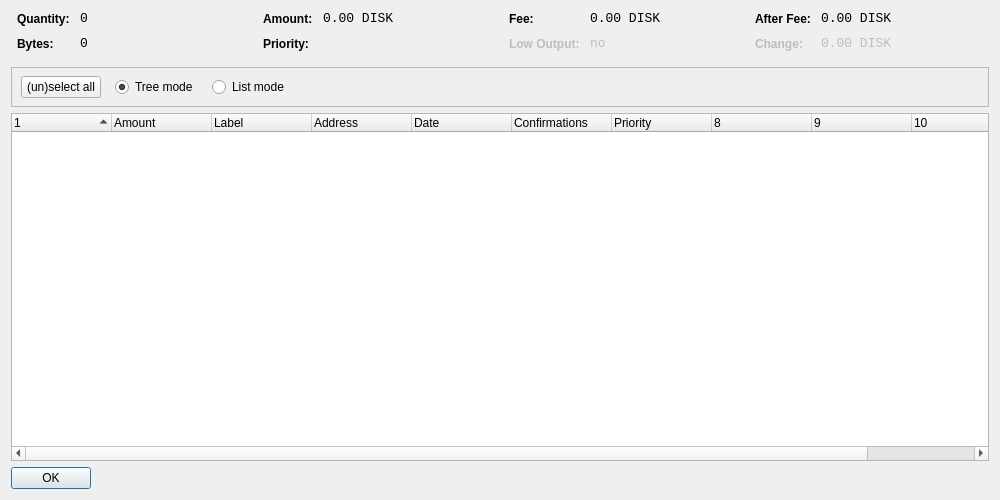
<?xml version="1.0" encoding="UTF-8"?>
<ui version="4.0">
 <class>CoinControlDialog</class>
 <widget class="QDialog" name="CoinControlDialog">
  <property name="geometry">
   <rect>
    <x>0</x>
    <y>0</y>
    <width>1000</width>
    <height>500</height>
   </rect>
  </property>
  <property name="windowTitle">
   <string>Coin Control</string>
  </property>
  <layout class="QVBoxLayout" name="verticalLayout">
   <item>
    <layout class="QHBoxLayout" name="horizontalLayoutTop" stretch="0,0,0,0">
     <property name="topMargin">
      <number>0</number>
     </property>
     <property name="bottomMargin">
      <number>10</number>
     </property>
     <item>
      <layout class="QFormLayout" name="formLayoutCoinControl1">
       <property name="horizontalSpacing">
        <number>10</number>
       </property>
       <property name="verticalSpacing">
        <number>10</number>
       </property>
       <property name="leftMargin">
        <number>6</number>
       </property>
       <property name="rightMargin">
        <number>6</number>
       </property>
       <item row="0" column="0">
        <widget class="QLabel" name="labelCoinControlQuantityText">
         <property name="styleSheet">
          <string notr="true">font-weight:bold;</string>
         </property>
         <property name="text">
          <string>Quantity:</string>
         </property>
        </widget>
       </item>
       <item row="0" column="1">
        <widget class="QLabel" name="labelCoinControlQuantity">
         <property name="font">
          <font>
           <family>Monospace</family>
           <pointsize>10</pointsize>
          </font>
         </property>
         <property name="cursor">
          <cursorShape>IBeamCursor</cursorShape>
         </property>
         <property name="contextMenuPolicy">
          <enum>Qt::ActionsContextMenu</enum>
         </property>
         <property name="text">
          <string notr="true">0</string>
         </property>
         <property name="textInteractionFlags">
          <set>Qt::LinksAccessibleByMouse|Qt::TextSelectableByKeyboard|Qt::TextSelectableByMouse</set>
         </property>
        </widget>
       </item>
       <item row="1" column="0">
        <widget class="QLabel" name="labelCoinControlBytesText">
         <property name="styleSheet">
          <string notr="true">font-weight:bold;</string>
         </property>
         <property name="text">
          <string>Bytes:</string>
         </property>
        </widget>
       </item>
       <item row="1" column="1">
        <widget class="QLabel" name="labelCoinControlBytes">
         <property name="font">
          <font>
           <family>Monospace</family>
           <pointsize>10</pointsize>
          </font>
         </property>
         <property name="cursor">
          <cursorShape>IBeamCursor</cursorShape>
         </property>
         <property name="contextMenuPolicy">
          <enum>Qt::ActionsContextMenu</enum>
         </property>
         <property name="text">
          <string notr="true">0</string>
         </property>
         <property name="textInteractionFlags">
          <set>Qt::LinksAccessibleByMouse|Qt::TextSelectableByKeyboard|Qt::TextSelectableByMouse</set>
         </property>
        </widget>
       </item>
      </layout>
     </item>
     <item>
      <layout class="QFormLayout" name="formLayoutCoinControl2">
       <property name="horizontalSpacing">
        <number>10</number>
       </property>
       <property name="verticalSpacing">
        <number>10</number>
       </property>
       <property name="leftMargin">
        <number>6</number>
       </property>
       <property name="rightMargin">
        <number>6</number>
       </property>
       <item row="0" column="0">
        <widget class="QLabel" name="labelCoinControlAmountText">
         <property name="styleSheet">
          <string notr="true">font-weight:bold;</string>
         </property>
         <property name="text">
          <string>Amount:</string>
         </property>
        </widget>
       </item>
       <item row="0" column="1">
        <widget class="QLabel" name="labelCoinControlAmount">
         <property name="font">
          <font>
           <family>Monospace</family>
           <pointsize>10</pointsize>
          </font>
         </property>
         <property name="cursor">
          <cursorShape>IBeamCursor</cursorShape>
         </property>
         <property name="contextMenuPolicy">
          <enum>Qt::ActionsContextMenu</enum>
         </property>
         <property name="text">
          <string notr="true">0.00 DISK</string>
         </property>
         <property name="textInteractionFlags">
          <set>Qt::LinksAccessibleByMouse|Qt::TextSelectableByKeyboard|Qt::TextSelectableByMouse</set>
         </property>
        </widget>
       </item>
       <item row="1" column="0">
        <widget class="QLabel" name="labelCoinControlPriorityText">
         <property name="styleSheet">
          <string notr="true">font-weight:bold;</string>
         </property>
         <property name="text">
          <string>Priority:</string>
         </property>
        </widget>
       </item>
       <item row="1" column="1">
        <widget class="QLabel" name="labelCoinControlPriority">
         <property name="font">
          <font>
           <family>Monospace</family>
           <pointsize>10</pointsize>
          </font>
         </property>
         <property name="cursor">
          <cursorShape>IBeamCursor</cursorShape>
         </property>
         <property name="contextMenuPolicy">
          <enum>Qt::ActionsContextMenu</enum>
         </property>
         <property name="text">
          <string/>
         </property>
         <property name="textInteractionFlags">
          <set>Qt::LinksAccessibleByMouse|Qt::TextSelectableByKeyboard|Qt::TextSelectableByMouse</set>
         </property>
        </widget>
       </item>
      </layout>
     </item>
     <item>
      <layout class="QFormLayout" name="formLayoutCoinControl3">
       <property name="horizontalSpacing">
        <number>10</number>
       </property>
       <property name="verticalSpacing">
        <number>10</number>
       </property>
       <property name="leftMargin">
        <number>6</number>
       </property>
       <property name="rightMargin">
        <number>6</number>
       </property>
       <item row="0" column="0">
        <widget class="QLabel" name="labelCoinControlFeeText">
         <property name="styleSheet">
          <string notr="true">font-weight:bold;</string>
         </property>
         <property name="text">
          <string>Fee:</string>
         </property>
        </widget>
       </item>
       <item row="0" column="1">
        <widget class="QLabel" name="labelCoinControlFee">
         <property name="font">
          <font>
           <family>Monospace</family>
           <pointsize>10</pointsize>
          </font>
         </property>
         <property name="cursor">
          <cursorShape>IBeamCursor</cursorShape>
         </property>
         <property name="contextMenuPolicy">
          <enum>Qt::ActionsContextMenu</enum>
         </property>
         <property name="text">
          <string notr="true">0.00 DISK</string>
         </property>
         <property name="textInteractionFlags">
          <set>Qt::LinksAccessibleByMouse|Qt::TextSelectableByKeyboard|Qt::TextSelectableByMouse</set>
         </property>
        </widget>
       </item>
       <item row="1" column="0">
        <widget class="QLabel" name="labelCoinControlLowOutputText">
         <property name="enabled">
          <bool>false</bool>
         </property>
         <property name="styleSheet">
          <string notr="true">font-weight:bold;</string>
         </property>
         <property name="text">
          <string>Low Output:</string>
         </property>
        </widget>
       </item>
       <item row="1" column="1">
        <widget class="QLabel" name="labelCoinControlLowOutput">
         <property name="enabled">
          <bool>false</bool>
         </property>
         <property name="font">
          <font>
           <family>Monospace</family>
           <pointsize>10</pointsize>
          </font>
         </property>
         <property name="cursor">
          <cursorShape>IBeamCursor</cursorShape>
         </property>
         <property name="contextMenuPolicy">
          <enum>Qt::ActionsContextMenu</enum>
         </property>
         <property name="text">
          <string notr="true">no</string>
         </property>
         <property name="textInteractionFlags">
          <set>Qt::LinksAccessibleByMouse|Qt::TextSelectableByKeyboard|Qt::TextSelectableByMouse</set>
         </property>
        </widget>
       </item>
      </layout>
     </item>
     <item>
      <layout class="QFormLayout" name="formLayoutCoinControl4">
       <property name="horizontalSpacing">
        <number>10</number>
       </property>
       <property name="verticalSpacing">
        <number>10</number>
       </property>
       <property name="leftMargin">
        <number>6</number>
       </property>
       <property name="rightMargin">
        <number>6</number>
       </property>
       <item row="0" column="0">
        <widget class="QLabel" name="labelCoinControlAfterFeeText">
         <property name="styleSheet">
          <string notr="true">font-weight:bold;</string>
         </property>
         <property name="text">
          <string>After Fee:</string>
         </property>
        </widget>
       </item>
       <item row="0" column="1">
        <widget class="QLabel" name="labelCoinControlAfterFee">
         <property name="font">
          <font>
           <family>Monospace</family>
           <pointsize>10</pointsize>
          </font>
         </property>
         <property name="cursor">
          <cursorShape>IBeamCursor</cursorShape>
         </property>
         <property name="contextMenuPolicy">
          <enum>Qt::ActionsContextMenu</enum>
         </property>
         <property name="text">
          <string notr="true">0.00 DISK</string>
         </property>
         <property name="textInteractionFlags">
          <set>Qt::LinksAccessibleByMouse|Qt::TextSelectableByKeyboard|Qt::TextSelectableByMouse</set>
         </property>
        </widget>
       </item>
       <item row="1" column="0">
        <widget class="QLabel" name="labelCoinControlChangeText">
         <property name="enabled">
          <bool>false</bool>
         </property>
         <property name="styleSheet">
          <string notr="true">font-weight:bold;</string>
         </property>
         <property name="text">
          <string>Change:</string>
         </property>
        </widget>
       </item>
       <item row="1" column="1">
        <widget class="QLabel" name="labelCoinControlChange">
         <property name="enabled">
          <bool>false</bool>
         </property>
         <property name="font">
          <font>
           <family>Monospace</family>
           <pointsize>10</pointsize>
          </font>
         </property>
         <property name="cursor">
          <cursorShape>IBeamCursor</cursorShape>
         </property>
         <property name="contextMenuPolicy">
          <enum>Qt::ActionsContextMenu</enum>
         </property>
         <property name="text">
          <string notr="true">0.00 DISK</string>
         </property>
         <property name="textInteractionFlags">
          <set>Qt::LinksAccessibleByMouse|Qt::TextSelectableByKeyboard|Qt::TextSelectableByMouse</set>
         </property>
        </widget>
       </item>
      </layout>
     </item>
    </layout>
   </item>
   <item>
    <widget class="QFrame" name="frame">
     <property name="minimumSize">
      <size>
       <width>0</width>
       <height>40</height>
      </size>
     </property>
     <property name="frameShape">
      <enum>QFrame::StyledPanel</enum>
     </property>
     <property name="frameShadow">
      <enum>QFrame::Sunken</enum>
     </property>
     <widget class="QWidget" name="horizontalLayoutWidget">
      <property name="geometry">
       <rect>
        <x>10</x>
        <y>0</y>
        <width>781</width>
        <height>41</height>
       </rect>
      </property>
      <layout class="QHBoxLayout" name="horizontalLayoutPanel" stretch="0,0,0,0">
       <property name="spacing">
        <number>14</number>
       </property>
       <item>
        <widget class="QPushButton" name="pushButtonSelectAll">
         <property name="sizePolicy">
          <sizepolicy hsizetype="Maximum" vsizetype="Fixed">
           <horstretch>0</horstretch>
           <verstretch>0</verstretch>
          </sizepolicy>
         </property>
         <property name="text">
          <string>(un)select all</string>
         </property>
        </widget>
       </item>
       <item>
        <widget class="QRadioButton" name="radioTreeMode">
         <property name="sizePolicy">
          <sizepolicy hsizetype="Maximum" vsizetype="Fixed">
           <horstretch>0</horstretch>
           <verstretch>0</verstretch>
          </sizepolicy>
         </property>
         <property name="text">
          <string>Tree mode</string>
         </property>
         <property name="checked">
          <bool>true</bool>
         </property>
        </widget>
       </item>
       <item>
        <widget class="QRadioButton" name="radioListMode">
         <property name="sizePolicy">
          <sizepolicy hsizetype="Maximum" vsizetype="Fixed">
           <horstretch>0</horstretch>
           <verstretch>0</verstretch>
          </sizepolicy>
         </property>
         <property name="text">
          <string>List mode</string>
         </property>
        </widget>
       </item>
       <item>
        <spacer name="horizontalSpacer">
         <property name="orientation">
          <enum>Qt::Horizontal</enum>
         </property>
         <property name="sizeHint" stdset="0">
          <size>
           <width>40</width>
           <height>20</height>
          </size>
         </property>
        </spacer>
       </item>
      </layout>
     </widget>
    </widget>
   </item>
   <item>
    <widget class="CoinControlTreeWidget" name="treeWidget">
     <property name="contextMenuPolicy">
      <enum>Qt::CustomContextMenu</enum>
     </property>
     <property name="sortingEnabled">
      <bool>false</bool>
     </property>
     <property name="columnCount">
      <number>11</number>
     </property>
     <attribute name="headerShowSortIndicator" stdset="0">
      <bool>true</bool>
     </attribute>
     <attribute name="headerStretchLastSection">
      <bool>false</bool>
     </attribute>
     <column>
      <property name="text">
       <string/>
      </property>
     </column>
     <column>
      <property name="text">
       <string>Amount</string>
      </property>
     </column>
     <column>
      <property name="text">
       <string>Label</string>
      </property>
     </column>
     <column>
      <property name="text">
       <string>Address</string>
      </property>
     </column>
     <column>
      <property name="text">
       <string>Date</string>
      </property>
     </column>
     <column>
      <property name="text">
       <string>Confirmations</string>
      </property>
      <property name="toolTip">
       <string>Confirmed</string>
      </property>
     </column>
     <column>
      <property name="text">
       <string>Priority</string>
      </property>
     </column>
     <column>
      <property name="text">
       <string/>
      </property>
     </column>
     <column>
      <property name="text">
       <string/>
      </property>
     </column>
     <column>
      <property name="text">
       <string/>
      </property>
     </column>
     <column>
      <property name="text">
       <string/>
      </property>
     </column>
    </widget>
   </item>
   <item>
    <widget class="QDialogButtonBox" name="buttonBox">
     <property name="sizePolicy">
      <sizepolicy hsizetype="Maximum" vsizetype="Fixed">
       <horstretch>0</horstretch>
       <verstretch>0</verstretch>
      </sizepolicy>
     </property>
     <property name="orientation">
      <enum>Qt::Horizontal</enum>
     </property>
     <property name="standardButtons">
      <set>QDialogButtonBox::Ok</set>
     </property>
    </widget>
   </item>
  </layout>
 </widget>
 <customwidgets>
  <customwidget>
   <class>CoinControlTreeWidget</class>
   <extends>QTreeWidget</extends>
   <header>coincontroltreewidget.h</header>
  </customwidget>
 </customwidgets>
 <resources/>
 <connections/>
</ui>
